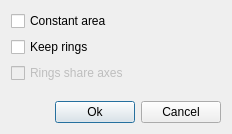
<?xml version="1.0" encoding="UTF-8"?>
<ui version="4.0">
 <class>SettingsDialog</class>
 <widget class="QDialog" name="SettingsDialog">
  <property name="geometry">
   <rect>
    <x>0</x>
    <y>0</y>
    <width>232</width>
    <height>134</height>
   </rect>
  </property>
  <property name="windowTitle">
   <string>Rectanglify Settings</string>
  </property>
  <layout class="QVBoxLayout" name="verticalLayout">
   <item>
    <widget class="QCheckBox" name="constantAreaCheckBox">
     <property name="toolTip">
      <string>If enabled, rectanglify will scale down the mimimum oriented bounding box as to keep the same area as the original feature</string>
     </property>
     <property name="text">
      <string>Constant area</string>
     </property>
    </widget>
   </item>
   <item>
    <widget class="QCheckBox" name="keepRingsCheckBox">
     <property name="toolTip">
      <string>If enabled, rectanglify will try to rectanglify rings in feature geometries</string>
     </property>
     <property name="text">
      <string>Keep rings</string>
     </property>
    </widget>
   </item>
   <item>
    <widget class="QCheckBox" name="sharedAxesCheckBox">
     <property name="enabled">
      <bool>false</bool>
     </property>
     <property name="toolTip">
      <string>If enabled, the rings will have the same orientation as the outer polygon</string>
     </property>
     <property name="text">
      <string>Rings share axes</string>
     </property>
    </widget>
   </item>
   <item>
    <spacer name="verticalSpacer">
     <property name="orientation">
      <enum>Qt::Vertical</enum>
     </property>
     <property name="sizeHint" stdset="0">
      <size>
       <width>20</width>
       <height>40</height>
      </size>
     </property>
    </spacer>
   </item>
   <item>
    <layout class="QHBoxLayout" name="horizontalLayout">
     <item>
      <spacer name="horizontalSpacer">
       <property name="orientation">
        <enum>Qt::Horizontal</enum>
       </property>
       <property name="sizeHint" stdset="0">
        <size>
         <width>40</width>
         <height>20</height>
        </size>
       </property>
      </spacer>
     </item>
     <item>
      <widget class="QPushButton" name="okButton">
       <property name="text">
        <string>Ok</string>
       </property>
      </widget>
     </item>
     <item>
      <widget class="QPushButton" name="cancelButton">
       <property name="text">
        <string>Cancel</string>
       </property>
      </widget>
     </item>
    </layout>
   </item>
  </layout>
 </widget>
 <resources/>
 <connections>
  <connection>
   <sender>okButton</sender>
   <signal>clicked()</signal>
   <receiver>SettingsDialog</receiver>
   <slot>accept()</slot>
   <hints>
    <hint type="sourcelabel">
     <x>119</x>
     <y>86</y>
    </hint>
    <hint type="destinationlabel">
     <x>123</x>
     <y>53</y>
    </hint>
   </hints>
  </connection>
  <connection>
   <sender>cancelButton</sender>
   <signal>clicked()</signal>
   <receiver>SettingsDialog</receiver>
   <slot>reject()</slot>
   <hints>
    <hint type="sourcelabel">
     <x>200</x>
     <y>86</y>
    </hint>
    <hint type="destinationlabel">
     <x>123</x>
     <y>53</y>
    </hint>
   </hints>
  </connection>
  <connection>
   <sender>keepRingsCheckBox</sender>
   <signal>toggled(bool)</signal>
   <receiver>sharedAxesCheckBox</receiver>
   <slot>setEnabled(bool)</slot>
   <hints>
    <hint type="sourcelabel">
     <x>115</x>
     <y>40</y>
    </hint>
    <hint type="destinationlabel">
     <x>115</x>
     <y>63</y>
    </hint>
   </hints>
  </connection>
 </connections>
</ui>
